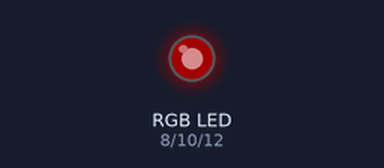
The program below on a simulated Raspberry Pi (header pin numbers). Shown: an RGB LED mixed from three pins (HIGH = lit). Dim RGB values are drawn brighter than linear.

Above: at 0.15 s.
At 4.95 s:
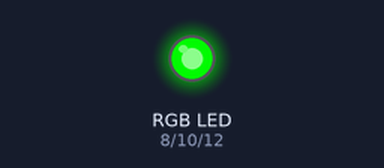
At 9.76 s:
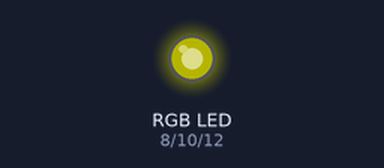
At 19.68 s:
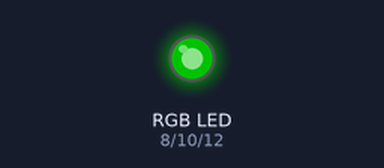
At 29.6 s:
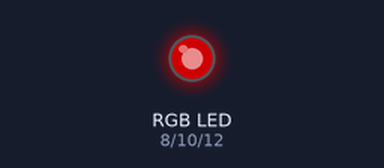
At 39.82 s:
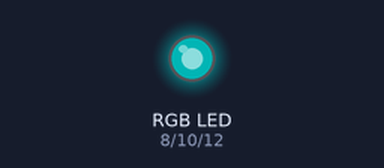
Timing chart, 0 to 40.0 s (numbered marks = the images above):
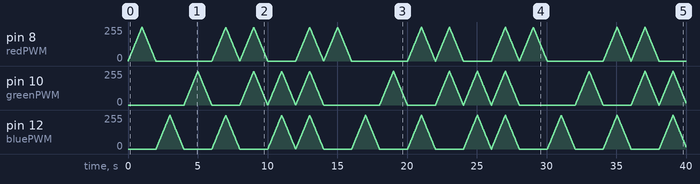

The program:

dimRgbLed.py
```python
from time import sleep
import RPi.GPIO as GPIO

GPIO.setmode(GPIO.BOARD)

GPIO.setup(8, GPIO.OUT)
GPIO.setup(10, GPIO.OUT)
GPIO.setup(12, GPIO.OUT)

redPWM = GPIO.PWM(8, 1000)
greenPWM = GPIO.PWM(10, 1000)
bluePWM = GPIO.PWM(12, 1000)

redPWM.start(0)
greenPWM.start(0)
bluePWM.start(0)

def single(ledPin):
    for i in range(100):
        ledPin.ChangeDutyCycle(i)
        sleep(0.01)

    for i in reversed(range(100)):
        ledPin.ChangeDutyCycle(i)
        sleep(0.01)

def duo(firstLed, secondLed):
    for i in range(100):
        firstLed.ChangeDutyCycle(i)
        secondLed.ChangeDutyCycle(i)
        sleep(0.01)

    for i in reversed(range(100)):
        firstLed.ChangeDutyCycle(i)
        secondLed.ChangeDutyCycle(i)
        sleep(0.01)

def all(firstLed, secondLed, thirdLed):
    for i in range(100):
        firstLed.ChangeDutyCycle(i)
        secondLed.ChangeDutyCycle(i)
        thirdLed.ChangeDutyCycle(i)
        sleep(0.01)

    for i in reversed(range(100)):
        firstLed.ChangeDutyCycle(i)
        secondLed.ChangeDutyCycle(i)
        thirdLed.ChangeDutyCycle(i)
        sleep(0.01)

try:
    while True:
        single(redPWM)
        single(bluePWM)
        single(greenPWM)
        duo(redPWM, bluePWM)
        duo(redPWM, greenPWM)
        duo(bluePWM, greenPWM)
        all(bluePWM, redPWM, greenPWM)
except KeyboardInterrupt:
    pass

GPIO.cleanup()
```
